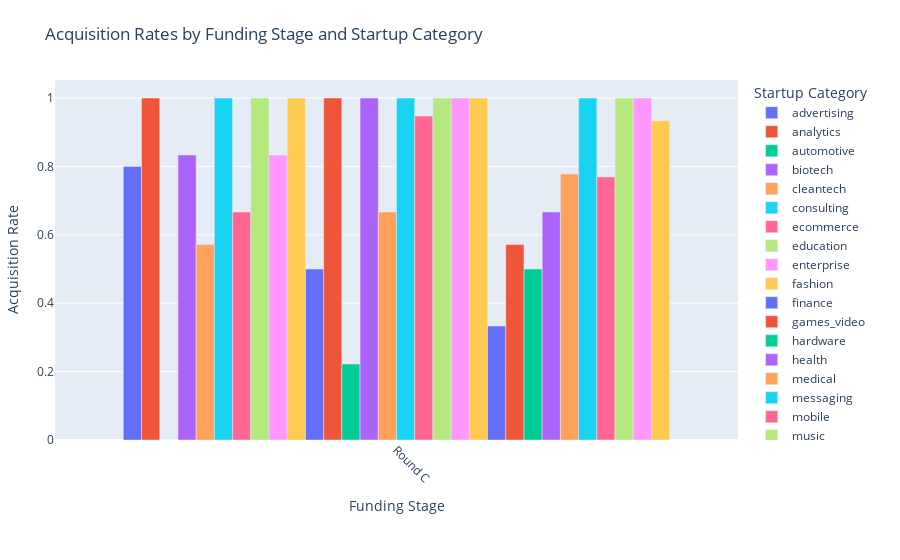

Notebook source saved alongside this figure:
### Code cell
roundc = [
    {
        "$project": {
            "category": "$category_code",
            "funding_stages": [
                {"stage": "Round C", "present": "$has_roundC"},

            ],
            "status": "$status"
        }
    },
    {
        "$unwind": "$funding_stages" 
    },
    {
        "$match": {"funding_stages.present": 1} 
    },
    {
        "$group": {
            "_id": {
                "category": "$category",
                "funding_stage": "$funding_stages.stage"
            },
            "totalCount": {"$sum": 1},
            "acquiredCount": {
                "$sum": {"$cond": [{"$eq": ["$status", "acquired"]}, 1, 0]}
            }
        }
    },
    {
        "$addFields": {
            "acquisition_rate": {"$divide": ["$acquiredCount", "$totalCount"]}
        }
    },
    {"$sort": {"_id.category": 1, "_id.funding_stage": 1}}
]
result = list(startup_data.aggregate(roundc))

# Convert to DataFrame
data = pd.DataFrame(result)

# Flatten the _id field into separate columns
data = pd.concat([data.drop(columns="_id"), data["_id"].apply(pd.Series)], axis=1)

# Rename columns for clarity
data.rename(columns={"category": "Startup Category", "funding_stage": "Funding Stage"}, inplace=True)
# Create a grouped bar chart
fig = px.bar(
    data,
    x="Funding Stage",
    y="acquisition_rate",
    color="Startup Category",  
    title="Acquisition Rates by Funding Stage and Startup Category",
    labels={
        "Funding Stage": "Funding Stage",
        "acquisition_rate": "Acquisition Rate",
        "Startup Category": "Startup Category"
    },
    barmode="group"  
)

# Adjust layout for readability
fig.update_layout(
    xaxis=dict(tickangle=45),  
    legend=dict(title="Startup Category"),
    margin=dict(l=40, r=40, t=80, b=120) 
)

fig.show()

### Figure 1 — Plotly figure (JSON) as saved in the notebook; plotly's stock layout.template omitted (floating-point values rounded to 4 significant figures)
{"data": [{"alignmentgroup": "True", "hovertemplate": "Startup Category=advertising<br>Funding Stage=%{x}<br>Acquisition Rate=%{y}<extra></extra>", "legendgroup": "advertising", "marker": {"color": "#636efa", "pattern": {"shape": ""}}, "name": "advertising", "offsetgroup": "advertising", "orientation": "v", "showlegend": true, "textposition": "auto", "type": "bar", "x": ["Round C"], "xaxis": "x", "y": [0.8], "yaxis": "y"}, {"alignmentgroup": "True", "hovertemplate": "Startup Category=analytics<br>Funding Stage=%{x}<br>Acquisition Rate=%{y}<extra></extra>", "legendgroup": "analytics", "marker": {"color": "#EF553B", "pattern": {"shape": ""}}, "name": "analytics", "offsetgroup": "analytics", "orientation": "v", "showlegend": true, "textposition": "auto", "type": "bar", "x": ["Round C"], "xaxis": "x", "y": [1], "yaxis": "y"}, {"alignmentgroup": "True", "hovertemplate": "Startup Category=automotive<br>Funding Stage=%{x}<br>Acquisition Rate=%{y}<extra></extra>", "legendgroup": "automotive", "marker": {"color": "#00cc96", "pattern": {"shape": ""}}, "name": "automotive", "offsetgroup": "automotive", "orientation": "v", "showlegend": true, "textposition": "auto", "type": "bar", "x": ["Round C"], "xaxis": "x", "y": [0], "yaxis": "y"}, {"alignmentgroup": "True", "hovertemplate": "Startup Category=biotech<br>Funding Stage=%{x}<br>Acquisition Rate=%{y}<extra></extra>", "legendgroup": "biotech", "marker": {"color": "#ab63fa", "pattern": {"shape": ""}}, "name": "biotech", "offsetgroup": "biotech", "orientation": "v", "showlegend": true, "textposition": "auto", "type": "bar", "x": ["Round C"], "xaxis": "x", "y": [0.8333], "yaxis": "y"}, {"alignmentgroup": "True", "hovertemplate": "Startup Category=cleantech<br>Funding Stage=%{x}<br>Acquisition Rate=%{y}<extra></extra>", "legendgroup": "cleantech", "marker": {"color": "#FFA15A", "pattern": {"shape": ""}}, "name": "cleantech", "offsetgroup": "cleantech", "orientation": "v", "showlegend": true, "textposition": "auto", "type": "bar", "x": ["Round C"], "xaxis": "x", "y": [0.5714], "yaxis": "y"}, {"alignmentgroup": "True", "hovertemplate": "Startup Category=consulting<br>Funding Stage=%{x}<br>Acquisition Rate=%{y}<extra></extra>", "legendgroup": "consulting", "marker": {"color": "#19d3f3", "pattern": {"shape": ""}}, "name": "consulting", "offsetgroup": "consulting", "orientation": "v", "showlegend": true, "textposition": "auto", "type": "bar", "x": ["Round C"], "xaxis": "x", "y": [1], "yaxis": "y"}, {"alignmentgroup": "True", "hovertemplate": "Startup Category=ecommerce<br>Funding Stage=%{x}<br>Acquisition Rate=%{y}<extra></extra>", "legendgroup": "ecommerce", "marker": {"color": "#FF6692", "pattern": {"shape": ""}}, "name": "ecommerce", "offsetgroup": "ecommerce", "orientation": "v", "showlegend": true, "textposition": "auto", "type": "bar", "x": ["Round C"], "xaxis": "x", "y": [0.6667], "yaxis": "y"}, {"alignmentgroup": "True", "hovertemplate": "Startup Category=education<br>Funding Stage=%{x}<br>Acquisition Rate=%{y}<extra></extra>", "legendgroup": "education", "marker": {"color": "#B6E880", "pattern": {"shape": ""}}, "name": "education", "offsetgroup": "education", "orientation": "v", "showlegend": true, "textposition": "auto", "type": "bar", "x": ["Round C"], "xaxis": "x", "y": [1], "yaxis": "y"}, {"alignmentgroup": "True", "hovertemplate": "Startup Category=enterprise<br>Funding Stage=%{x}<br>Acquisition Rate=%{y}<extra></extra>", "legendgroup": "enterprise", "marker": {"color": "#FF97FF", "pattern": {"shape": ""}}, "name": "enterprise", "offsetgroup": "enterprise", "orientation": "v", "showlegend": true, "textposition": "auto", "type": "bar", "x": ["Round C"], "xaxis": "x", "y": [0.8333], "yaxis": "y"}, {"alignmentgroup": "True", "hovertemplate": "Startup Category=fashion<br>Funding Stage=%{x}<br>Acquisition Rate=%{y}<extra></extra>", "legendgroup": "fashion", "marker": {"color": "#FECB52", "pattern": {"shape": ""}}, "name": "fashion", "offsetgroup": "fashion", "orientation": "v", "showlegend": true, "textposition": "auto", "type": "bar", "x": ["Round C"], "xaxis": "x", "y": [1], "yaxis": "y"}, {"alignmentgroup": "True", "hovertemplate": "Startup Category=finance<br>Funding Stage=%{x}<br>Acquisition Rate=%{y}<extra></extra>", "legendgroup": "finance", "marker": {"color": "#636efa", "pattern": {"shape": ""}}, "name": "finance", "offsetgroup": "finance", "orientation": "v", "showlegend": true, "textposition": "auto", "type": "bar", "x": ["Round C"], "xaxis": "x", "y": [0.5], "yaxis": "y"}, {"alignmentgroup": "True", "hovertemplate": "Startup Category=games_video<br>Funding Stage=%{x}<br>Acquisition Rate=%{y}<extra></extra>", "legendgroup": "games_video", "marker": {"color": "#EF553B", "pattern": {"shape": ""}}, "name": "games_video", "offsetgroup": "games_video", "orientation": "v", "showlegend": true, "textposition": "auto", "type": "bar", "x": ["Round C"], "xaxis": "x", "y": [1], "yaxis": "y"}, {"alignmentgroup": "True", "hovertemplate": "Startup Category=hardware<br>Funding Stage=%{x}<br>Acquisition Rate=%{y}<extra></extra>", "legendgroup": "hardware", "marker": {"color": "#00cc96", "pattern": {"shape": ""}}, "name": "hardware", "offsetgroup": "hardware", "orientation": "v", "showlegend": true, "textposition": "auto", "type": "bar", "x": ["Round C"], "xaxis": "x", "y": [0.2222], "yaxis": "y"}, {"alignmentgroup": "True", "hovertemplate": "Startup Category=health<br>Funding Stage=%{x}<br>Acquisition Rate=%{y}<extra></extra>", "legendgroup": "health", "marker": {"color": "#ab63fa", "pattern": {"shape": ""}}, "name": "health", "offsetgroup": "health", "orientation": "v", "showlegend": true, "textposition": "auto", "type": "bar", "x": ["Round C"], "xaxis": "x", "y": [1], "yaxis": "y"}, {"alignmentgroup": "True", "hovertemplate": "Startup Category=medical<br>Funding Stage=%{x}<br>Acquisition Rate=%{y}<extra></extra>", "legendgroup": "medical", "marker": {"color": "#FFA15A", "pattern": {"shape": ""}}, "name": "medical", "offsetgroup": "medical", "orientation": "v", "showlegend": true, "textposition": "auto", "type": "bar", "x": ["Round C"], "xaxis": "x", "y": [0.6667], "yaxis": "y"}, {"alignmentgroup": "True", "hovertemplate": "Startup Category=messaging<br>Funding Stage=%{x}<br>Acquisition Rate=%{y}<extra></extra>", "legendgroup": "messaging", "marker": {"color": "#19d3f3", "pattern": {"shape": ""}}, "name": "messaging", "offsetgroup": "messaging", "orientation": "v", "showlegend": true, "textposition": "auto", "type": "bar", "x": ["Round C"], "xaxis": "x", "y": [1], "yaxis": "y"}, {"alignmentgroup": "True", "hovertemplate": "Startup Category=mobile<br>Funding Stage=%{x}<br>Acquisition Rate=%{y}<extra></extra>", "legendgroup": "mobile", "marker": {"color": "#FF6692", "pattern": {"shape": ""}}, "name": "mobile", "offsetgroup": "mobile", "orientation": "v", "showlegend": true, "textposition": "auto", "type": "bar", "x": ["Round C"], "xaxis": "x", "y": [0.9474], "yaxis": "y"}, {"alignmentgroup": "True", "hovertemplate": "Startup Category=music<br>Funding Stage=%{x}<br>Acquisition Rate=%{y}<extra></extra>", "legendgroup": "music", "marker": {"color": "#B6E880", "pattern": {"shape": ""}}, "name": "music", "offsetgroup": "music", "orientation": "v", "showlegend": true, "textposition": "auto", "type": "bar", "x": ["Round C"], "xaxis": "x", "y": [1], "yaxis": "y"}, {"alignmentgroup": "True", "hovertemplate": "Startup Category=network_hosting<br>Funding Stage=%{x}<br>Acquisition Rate=%{y}<extra></extra>", "legendgroup": "network_hosting", "marker": {"color": "#FF97FF", "pattern": {"shape": ""}}, "name": "network_hosting", "offsetgroup": "network_hosting", "orientation": "v", "showlegend": true, "textposition": "auto", "type": "bar", "x": ["Round C"], "xaxis": "x", "y": [1], "yaxis": "y"}, {"alignmentgroup": "True", "hovertemplate": "Startup Category=news<br>Funding Stage=%{x}<br>Acquisition Rate=%{y}<extra></extra>", "legendgroup": "news", "marker": {"color": "#FECB52", "pattern": {"shape": ""}}, "name": "news", "offsetgroup": "news", "orientation": "v", "showlegend": true, "textposition": "auto", "type": "bar", "x": ["Round C"], "xaxis": "x", "y": [1], "yaxis": "y"}, {"alignmentgroup": "True", "hovertemplate": "Startup Category=other<br>Funding Stage=%{x}<br>Acquisition Rate=%{y}<extra></extra>", "legendgroup": "other", "marker": {"color": "#636efa", "pattern": {"shape": ""}}, "name": "other", "offsetgroup": "other", "orientation": "v", "showlegend": true, "textposition": "auto", "type": "bar", "x": ["Round C"], "xaxis": "x", "y": [0.3333], "yaxis": "y"}, {"alignmentgroup": "True", "hovertemplate": "Startup Category=public_relations<br>Funding Stage=%{x}<br>Acquisition Rate=%{y}<extra></extra>", "legendgroup": "public_relations", "marker": {"color": "#EF553B", "pattern": {"shape": ""}}, "name": "public_relations", "offsetgroup": "public_relations", "orientation": "v", "showlegend": true, "textposition": "auto", "type": "bar", "x": ["Round C"], "xaxis": "x", "y": [0.5714], "yaxis": "y"}, {"alignmentgroup": "True", "hovertemplate": "Startup Category=search<br>Funding Stage=%{x}<br>Acquisition Rate=%{y}<extra></extra>", "legendgroup": "search", "marker": {"color": "#00cc96", "pattern": {"shape": ""}}, "name": "search", "offsetgroup": "search", "orientation": "v", "showlegend": true, "textposition": "auto", "type": "bar", "x": ["Round C"], "xaxis": "x", "y": [0.5], "yaxis": "y"}, {"alignmentgroup": "True", "hovertemplate": "Startup Category=security<br>Funding Stage=%{x}<br>Acquisition Rate=%{y}<extra></extra>", "legendgroup": "security", "marker": {"color": "#ab63fa", "pattern": {"shape": ""}}, "name": "security", "offsetgroup": "security", "orientation": "v", "showlegend": true, "textposition": "auto", "type": "bar", "x": ["Round C"], "xaxis": "x", "y": [0.6667], "yaxis": "y"}, {"alignmentgroup": "True", "hovertemplate": "Startup Category=semiconductor<br>Funding Stage=%{x}<br>Acquisition Rate=%{y}<extra></extra>", "legendgroup": "semiconductor", "marker": {"color": "#FFA15A", "pattern": {"shape": ""}}, "name": "semiconductor", "offsetgroup": "semiconductor", "orientation": "v", "showlegend": true, "textposition": "auto", "type": "bar", "x": ["Round C"], "xaxis": "x", "y": [0.7778], "yaxis": "y"}, {"alignmentgroup": "True", "hovertemplate": "Startup Category=social<br>Funding Stage=%{x}<br>Acquisition Rate=%{y}<extra></extra>", "legendgroup": "social", "marker": {"color": "#19d3f3", "pattern": {"shape": ""}}, "name": "social", "offsetgroup": "social", "orientation": "v", "showlegend": true, "textposition": "auto", "type": "bar", "x": ["Round C"], "xaxis": "x", "y": [1], "yaxis": "y"}, {"alignmentgroup": "True", "hovertemplate": "Startup Category=software<br>Funding Stage=%{x}<br>Acquisition Rate=%{y}<extra></extra>", "legendgroup": "software", "marker": {"color": "#FF6692", "pattern": {"shape": ""}}, "name": "software", "offsetgroup": "software", "orientation": "v", "showlegend": true, "textposition": "auto", "type": "bar", "x": ["Round C"], "xaxis": "x", "y": [0.7692], "yaxis": "y"}, {"alignmentgroup": "True", "hovertemplate": "Startup Category=transportation<br>Funding Stage=%{x}<br>Acquisition Rate=%{y}<extra></extra>", "legendgroup": "transportation", "marker": {"color": "#B6E880", "pattern": {"shape": ""}}, "name": "transportation", "offsetgroup": "transportation", "orientation": "v", "showlegend": true, "textposition": "auto", "type": "bar", "x": ["Round C"], "xaxis": "x", "y": [1], "yaxis": "y"}, {"alignmentgroup": "True", "hovertemplate": "Startup Category=travel<br>Funding Stage=%{x}<br>Acquisition Rate=%{y}<extra></extra>", "legendgroup": "travel", "marker": {"color": "#FF97FF", "pattern": {"shape": ""}}, "name": "travel", "offsetgroup": "travel", "orientation": "v", "showlegend": true, "textposition": "auto", "type": "bar", "x": ["Round C"], "xaxis": "x", "y": [1], "yaxis": "y"}, {"alignmentgroup": "True", "hovertemplate": "Startup Category=web<br>Funding Stage=%{x}<br>Acquisition Rate=%{y}<extra></extra>", "legendgroup": "web", "marker": {"color": "#FECB52", "pattern": {"shape": ""}}, "name": "web", "offsetgroup": "web", "orientation": "v", "showlegend": true, "textposition": "auto", "type": "bar", "x": ["Round C"], "xaxis": "x", "y": [0.9333], "yaxis": "y"}], "layout": {"barmode": "group", "legend": {"title": {"text": "Startup Category"}, "tracegroupgap": 0}, "margin": {"b": 120, "l": 40, "r": 40, "t": 80}, "title": {"text": "Acquisition Rates by Funding Stage and Startup Category"}, "xaxis": {"anchor": "y", "domain": [0, 1], "tickangle": 45, "title": {"text": "Funding Stage"}}, "yaxis": {"anchor": "x", "domain": [0, 1], "title": {"text": "Acquisition Rate"}}}}
